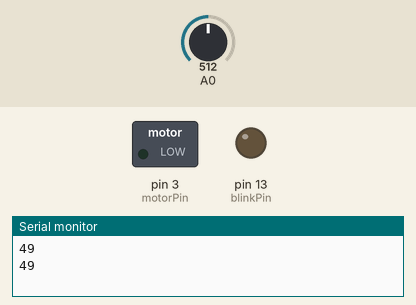
A sketch run on a simulated Arduino Uno, built with avr-gcc and run on an emulated ATmega328P. On the bench: switched loads named in the sketch (green lamp = pin HIGH), output pins drawn as LEDs (lit = HIGH), the last lines printed to the serial monitor. The test bench sets the inputs (shaded band); at power-on: A0 = 512.

Above: at 1.8 s.
1.9 s: A0 set to 656
3.4 s: A0 set to 678
At 4.5 s:
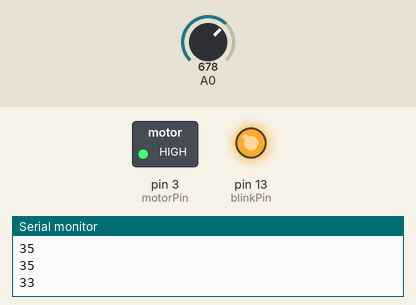
5.5 s: A0 set to 511
At 8.0 s:
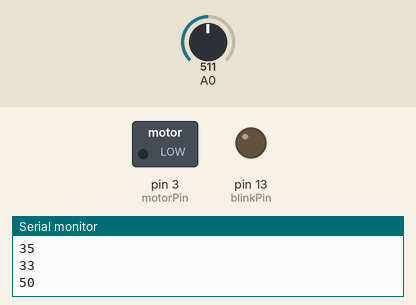
8.5 s: A0 set to 716
At 9.6 s:
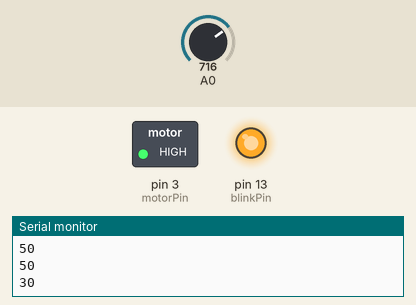
Timing chart, 0 to 11.5 s (numbered marks = the images above; inputs shaded):
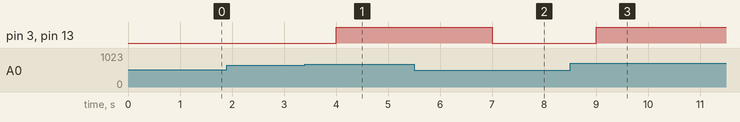

The sketch:

codIrigatorAutomat.ino
```cpp
int motorPin = 3; // pin pentru pompa
int blinkPin = 13;
int watertime = 3; // in secunde
int waittime = 1; // in minute

void setup()
{
  pinMode(motorPin, OUTPUT);
  pinMode(blinkPin, OUTPUT);
  Serial.begin(9600);
}

void loop()
{
  int moisturePin = analogRead(A0); // citeste valoarea senzorului de umezeala
  int moisture = ( 100 - ( (moisturePin / 1023.00) * 100 ) ); // convertim valoarea in procente
  Serial.println(moisture);
  if (moisture < 35) { // daca scade sub 35%, atunci incepe sa actioneze pompa
    digitalWrite(motorPin, HIGH);
    digitalWrite(blinkPin, HIGH);
    delay(watertime * 1000);
  }
  else {
    digitalWrite(motorPin, LOW);
    digitalWrite(blinkPin, LOW);
    delay(waittime * 1000);
  }

}
```

Measured:
- the behaviour switches between 664 and 665 on A0 (found by bisection; images 0 and 1)
- after the input at 3.4 s, pin 3 (motorPin), pin 13 (blinkPin): LOW → HIGH after 0.60 s
- after the input at 5.5 s, pin 3 (motorPin), pin 13 (blinkPin): HIGH → LOW after 1.5 s
- after the input at 8.5 s, pin 3 (motorPin), pin 13 (blinkPin): LOW → HIGH after 0.50 s
